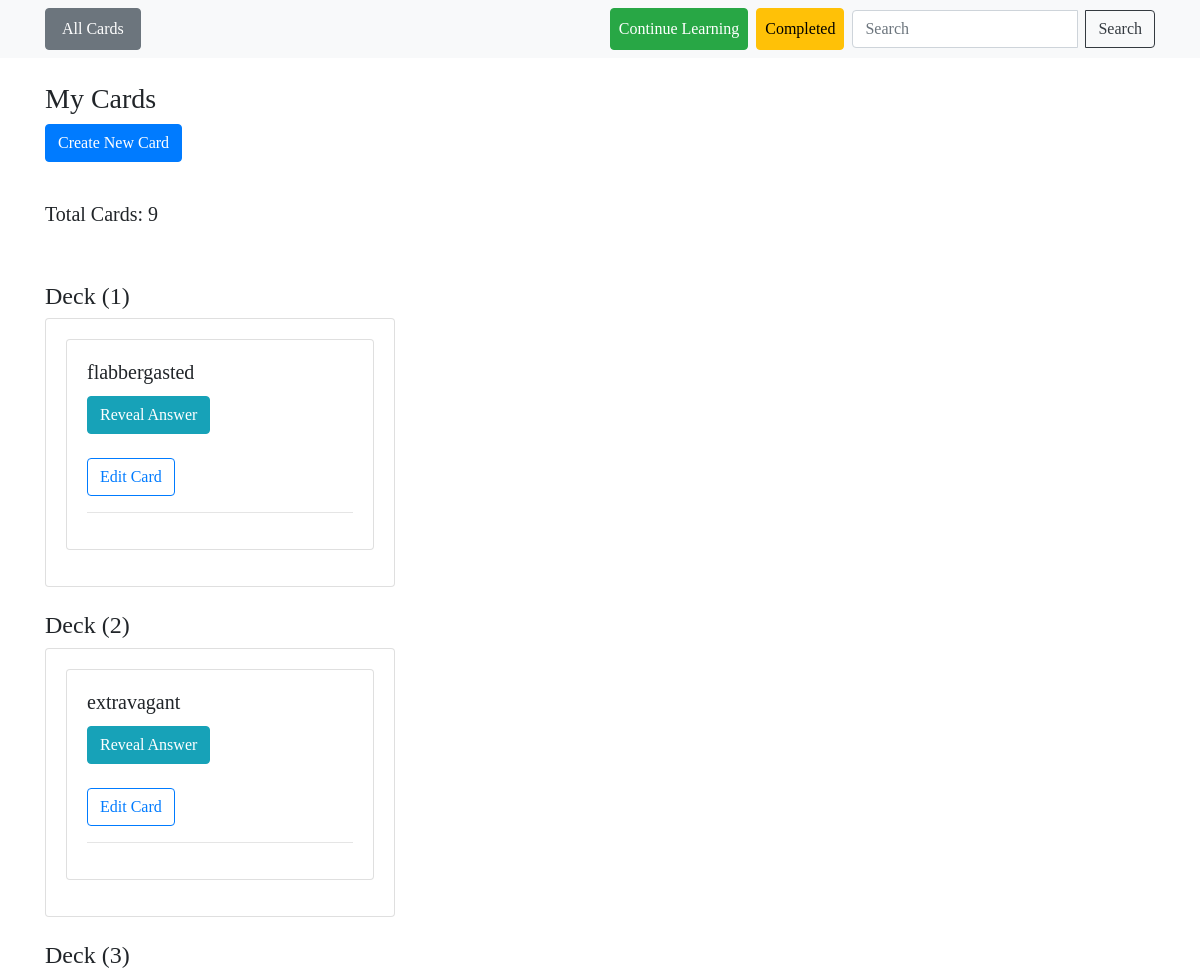
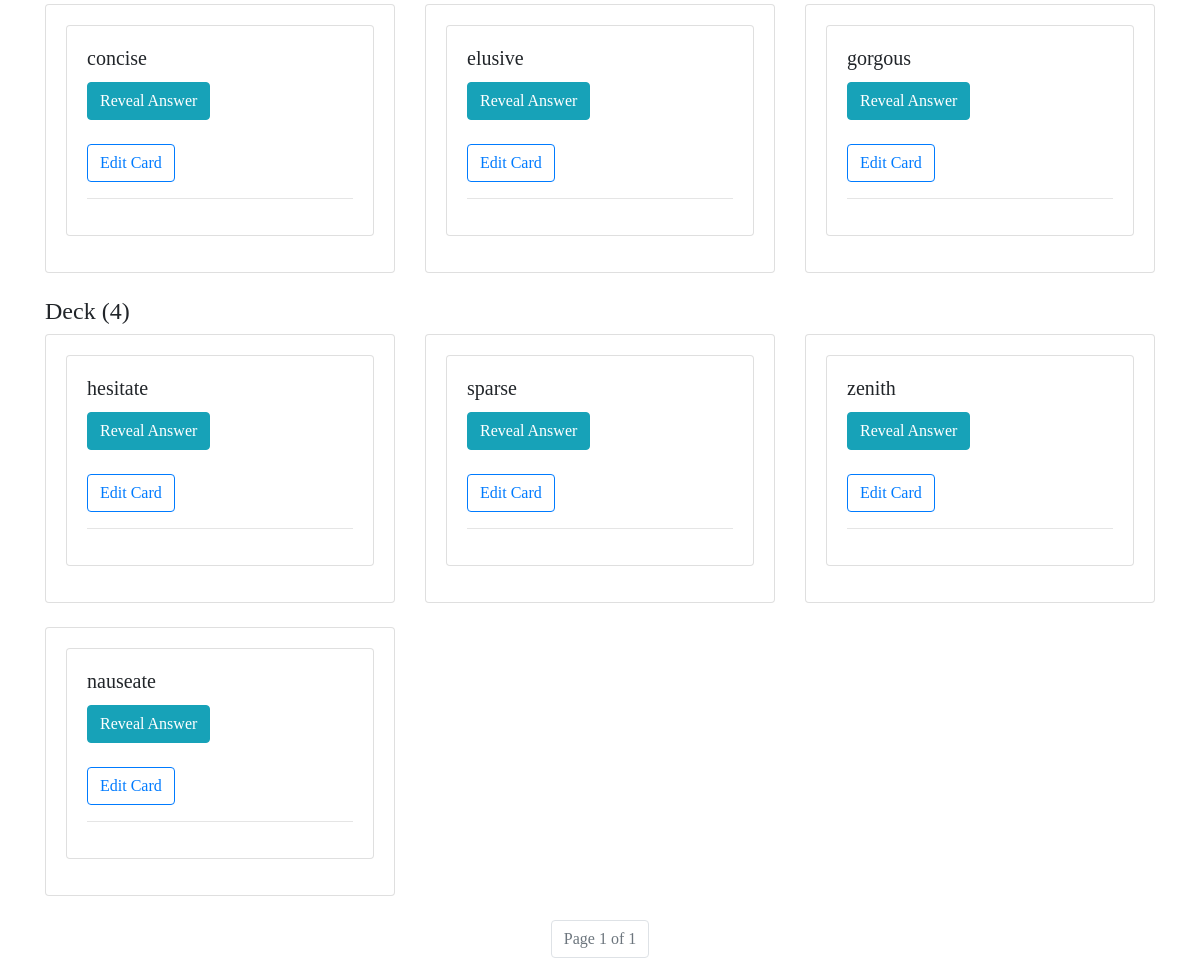
The app's page /, older data (2 pictures, top to bottom).
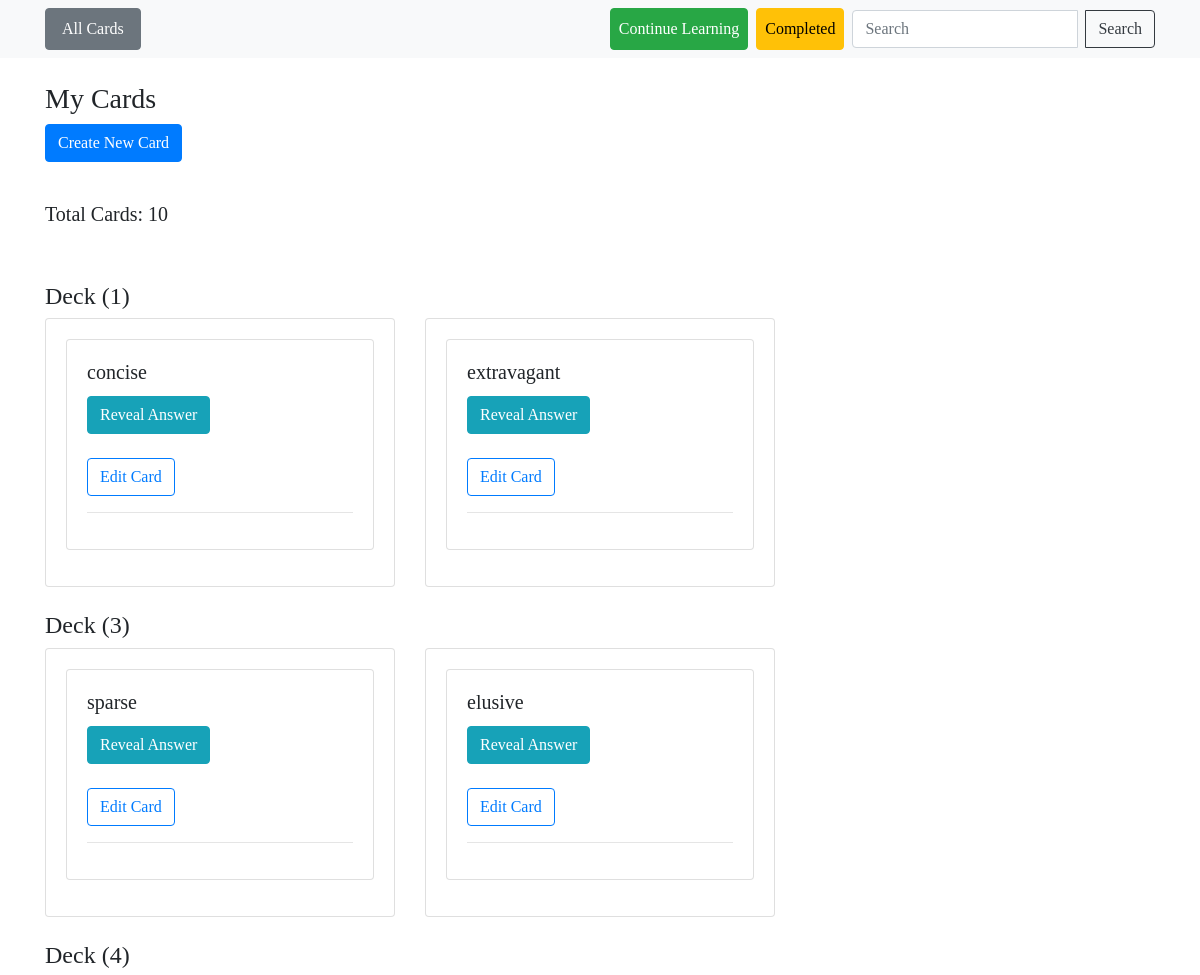
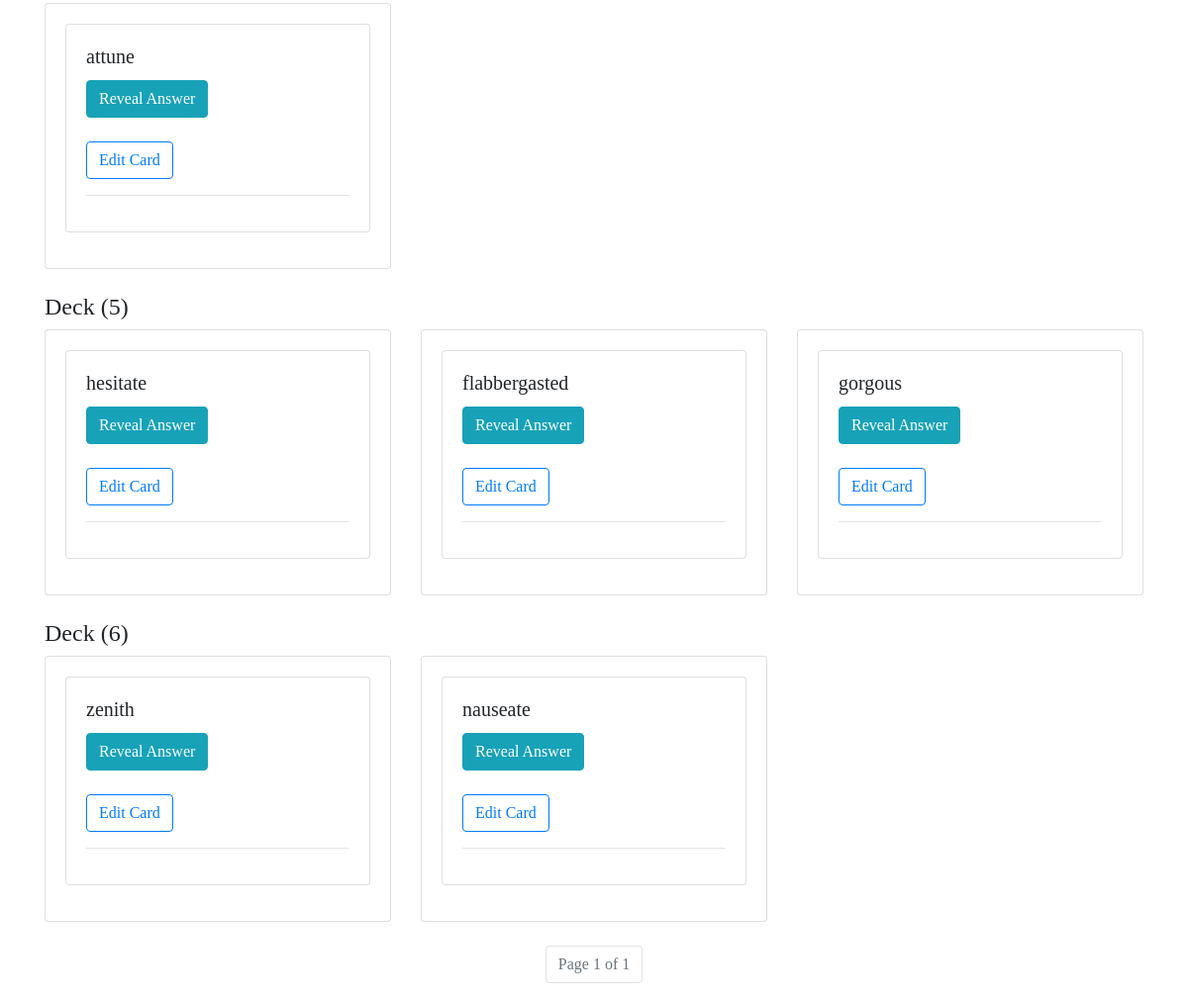
The same page, newer data (2 pictures, top to bottom).
### cards/models.py (models this page shows, shortened)
class Deck(models.Model):
    number = models.IntegerField(default=1, validators=
                                            [MinValueValidator(1),
                                            MaxValueValidator(6)],
                                            unique=True)
    def __str__(self):
        return f'Deck ({self.number})'

class Card(models.Model):
    question = models.CharField(max_length=100)
    answer = models.CharField(max_length=255)
    example = models.TextField()
    deck = models.ForeignKey(Deck, on_delete=models.CASCADE)
    date_created = models.DateField(auto_now_add=True)
    review_date  = models.DateField(default=date.today())

### cards/views.py (the view)
# urls.py: path("", views.CardListView.as_view(), name='card-list'),
class CardListView(ListView):
    model = Card
    queryset = Card.objects.all().order_by('deck', '-date_created')
    paginate_by = 20
    def get_context_data(self, **kwargs):
        context = super().get_context_data(**kwargs)
        grouped_cards = {}
        total_card_count = 0
        for card in context['object_list']:
            if card.deck not in grouped_cards:
                grouped_cards[card.deck] = []
            grouped_cards[card.deck].append(card)
            total_card_count += 1
        context['grouped_cards'] = grouped_cards
        context['total_card_count'] = total_card_count
        return context

### templates/cards/card_list.html
{% extends 'base.html' %}
{% load humanize %}
{% block content %}
    <h3>
        My Cards
    </h3>
    <a href="{% url 'card-create' %}" class="btn btn-primary mb-3">
        Create New Card
    </a><br><br>
    <h5>Total Cards: {{ total_card_count }}</h5><br><br>
    {% for deck, deck_cards in grouped_cards.items %}
        <h4>{{ deck }}</h4>
        <div class="row">
            {% for card in deck_cards %}
                <div class="col-md-4 mb-4">
                    <div class="card">
                        <div class="card-body">
                            {% include 'cards/card.html' with card=card %}
                        </div>
                    </div>
                </div>
            {% endfor %}
        </div>
    {% endfor %}
    {% include 'pagination.html' %}
{% endblock %}

### templates/base.html (shortened to what this page needs)
<!DOCTYPE html>
<html lang="en">
<head>
    <link rel="stylesheet" href="https://maxcdn.bootstrapcdn.com/bootstrap/4.5.2/css/bootstrap.min.css">
</head>
<body>
    <nav class="navbar navbar-expand-lg navbar-light bg-light">
        <div class="container">
            <a class="nav-link btn btn-secondary" href="{% url 'card-list' %}">All Cards</a>
            <div class="collapse navbar-collapse" id="navbarNav">
                <ul class="navbar-nav ml-auto">
                    <li class="nav-item">
                        <a class="nav-link btn btn-success" href="{% url 'learning' %}" style="color: white;">Continue Learning</a>
                    </li>
                    <li class="nav-item">
                        <a class="nav-link btn btn-warning" href="{% url 'archive'  %}" style="color:black;">Completed</a>
                    </li>
                </ul>
                <form action="{% url 'search' %}" method="get" class="form-inline my-2 my-lg-0">
                    <div class="input-group">
                        <input type="text" name="search" class="form-control mr-sm-2" placeholder="Search">
                        <div class="input-group-append">
                            <button type="submit" name="submit" class="btn btn-outline-dark my-2 my-sm-0">Search</button>
                        </div>
                    </div>
                </form>
            </div>
        </div>
    </nav>
    <div class="container mt-4">
        {% block content %}
        {% endblock %}
    </div>
</body>
</html>

### templates/cards/card.html (shortened to what this page needs)
<article class="card mb-3">
  <div class="card-body">
    <h5 class="card-title">{{ card.question }}</h5>
        <details>
            <summary class="btn btn-info">Reveal Answer</summary><br><br>
            <h6>- {{ card.answer }}</h6><br>
        </details><br>
        <a href="{% url 'card-update' card.id %}" class="btn btn-outline-primary">
          Edit Card
      </a>
        <hr>
  </div>
</article>

### templates/pagination.html (shortened to what this page needs)
<nav aria-label="Page navigation">
    <ul class="pagination justify-content-center">
        <li class="page-item disabled">
            <span class="page-link">
                Page {{ page_obj.number }} of {{ page_obj.paginator.num_pages }}
            </span>
        </li>
    </ul>
</nav>

### templates/base.html (style rules this page uses)
body { font-family: 'Rouge Script', cursive; }

Row changes from the older to the newer data that the page shows:
no longer on this page (row unchanged): Deck: number "Deck (2)", Card (question "extravagant")
changed Deck "Deck (1)": gains Card (question "concise"); gains Card (question "extravagant"); loses Card (question "flabbergasted")
changed Deck "Deck (3)": gains Card (question "sparse"); loses Card (question "concise"); loses Card (question "gorgous")
changed Deck "Deck (4)": loses Card (question "hesitate"); loses Card (question "sparse"); loses Card (question "zenith"); loses Card (question "nauseate")
added Card: question "attune", shown under Deck "Deck (4)"
now on this page (row unchanged): Deck: number "Deck (5)", Card (question "hesitate"), Card (question "flabbergasted"), Card (question "gorgous")
now on this page (row unchanged): Deck: number "Deck (6)", Card (question "zenith"), Card (question "nauseate")
Text that changed along with them:
{{ total_card_count }}: "9" → "10"
